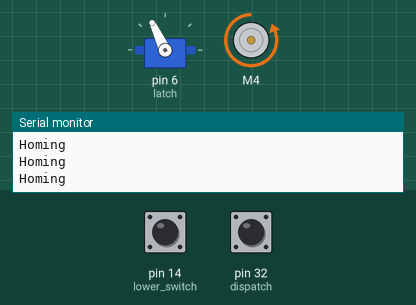
A sketch run on a simulated Arduino Mega 2560, built with avr-gcc and run on an emulated ATmega2560. Parts: servo, DC motor (green arrow = forward, orange = backward, longer = faster), the last lines printed to the serial monitor. The test bench sets the inputs (shaded band); at power-on: pin 14 (lower_switch) HIGH, pin 32 (dispatch) HIGH.

Above: at 0.8 s.
0.9 s: pin 14 (lower_switch) pulled LOW for 0.15 s
At 1.3 s:
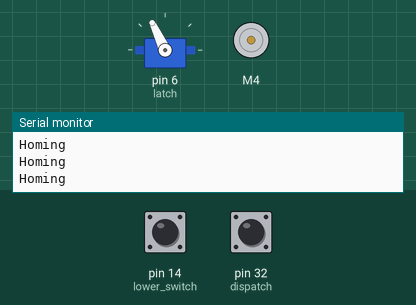
4.0 s: pin 14 (lower_switch) pulled LOW for 1 s
At 4.8 s:
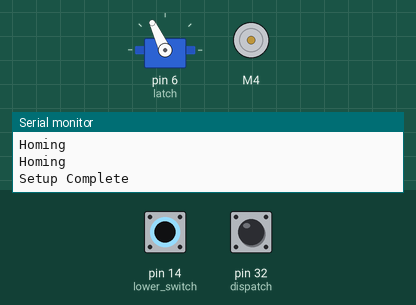
Timing chart, 0 to 7.0 s (numbered marks = the images above; inputs shaded):
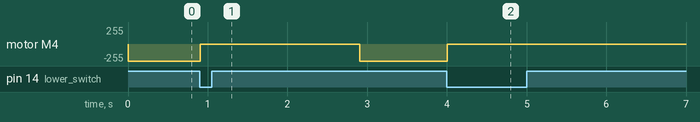

Measured:
- after the input at 0.9 s, motor M4: backward 255/255 → stopped at once, → backward 255/255 2.0 s later
- after the input at 4.0 s, motor M4: backward 255/255 → stopped at once

The sketch:

DropTower.ino
```cpp
#include <L298N.h>

#include <Servo.h>
const int lower_switch = 14;
const int upper_switch = 15;
const int dispatch = 32;
const int drop = 34;
const int latch_on = 115;
const int latch_off = 130;
const int m1 = 4;
const int m2 = 5;

Servo latch;

// Set motor control pins as outputs
L298N motor(m1,m2);

void setup() {
  // put your setup code here, to run once:
  Serial.begin(9600);


  // Tell motor how fast to turn
  motor.setSpeed(255);

  // Create Servo. In our case, we have two but they share a cable
  latch.attach(6);

  // Set limit switches to be pull up resistors
  // This eliminates erroneous data
  pinMode(lower_switch,INPUT_PULLUP);
  pinMode(upper_switch,INPUT_PULLUP);

  // Set buttons to be pull up as well
  pinMode(dispatch,INPUT_PULLUP);
  pinMode(drop,INPUT_PULLUP);

  // Set servos to default positions
  latch.write(latch_on);

  // Descend motor until limit switch is tripped
  while(digitalRead(lower_switch)==HIGH){
    Serial.println("Homing");
    motor.backward();
  }
  motor.stop();
  delay(2000);
  // Repeat to ensure the car has reached the bottom
  while(digitalRead(lower_switch)==HIGH){
    Serial.println("Homing");
    motor.backward();
  }
  motor.stop();
  // Tell user setup is complete
  Serial.println("Setup Complete");
}

void loop() {
  // put your main code here, to run repeatedly:
  while(digitalRead(dispatch)==HIGH){
    // wait for signal
  }
  while(digitalRead(upper_switch)==HIGH){
    motor.forward();
    Serial.println("Running UP");
  }
  Serial.println("Waiting To Drop!");
  motor.stop();
  while(digitalRead(drop)==HIGH){
    // wait for signal
    Serial.println("Waiting To Drop!");
  }
  latch.write(latch_off);
  Serial.println("DROPPING");
  delay(3000);
  while(digitalRead(lower_switch)==HIGH){
    motor.backward();
  }
  motor.stop();
  delay(2500);
  latch.write(latch_on);
  Serial.println("Cycle Complete");
}
```
